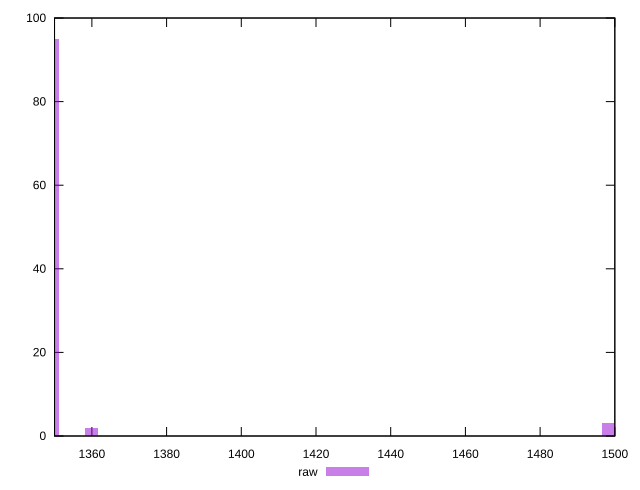

Reproduce this figure in gnuplot.
reset

$raw <<EOF
1498.4417679250753 3
1349.3077531078877 95
1359.9601827376869 2
EOF

set key outside below
set boxwidth 3.5508098765997045
set xrange [1350:1500]
set yrange [0:100]
set trange [0:100]
set style fill transparent solid 0.5 noborder
set terminal svg size 640, 490 enhanced background rgb 'white'
set output "report_00018_2021-02-10T15-25-16.877Z/uses-text-compression/samples/pages+cached+noadtech+nomedia+nocss/raw/histogram.svg"

plot $raw title "raw" with boxes

reset
